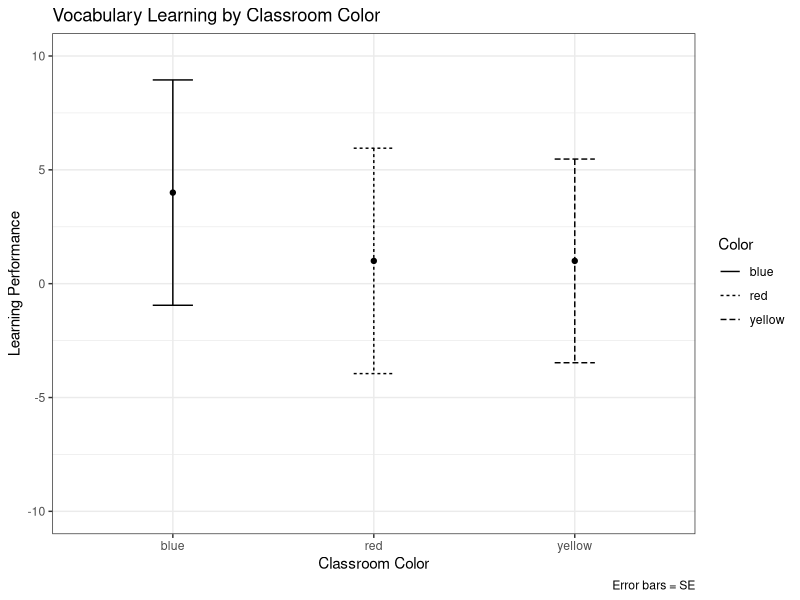
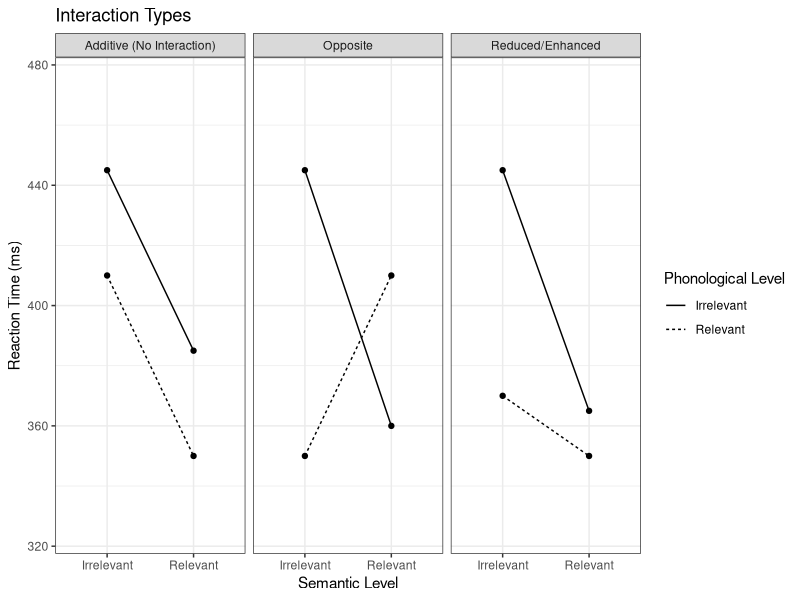
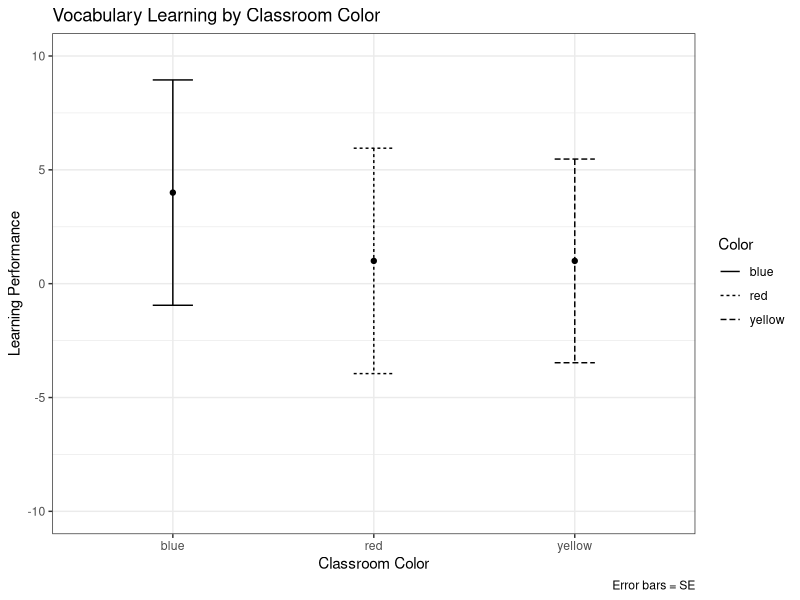
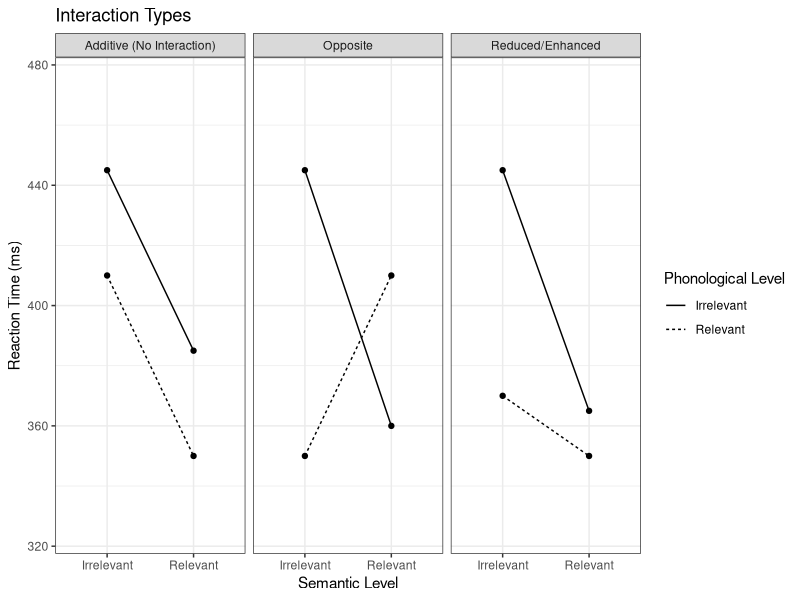
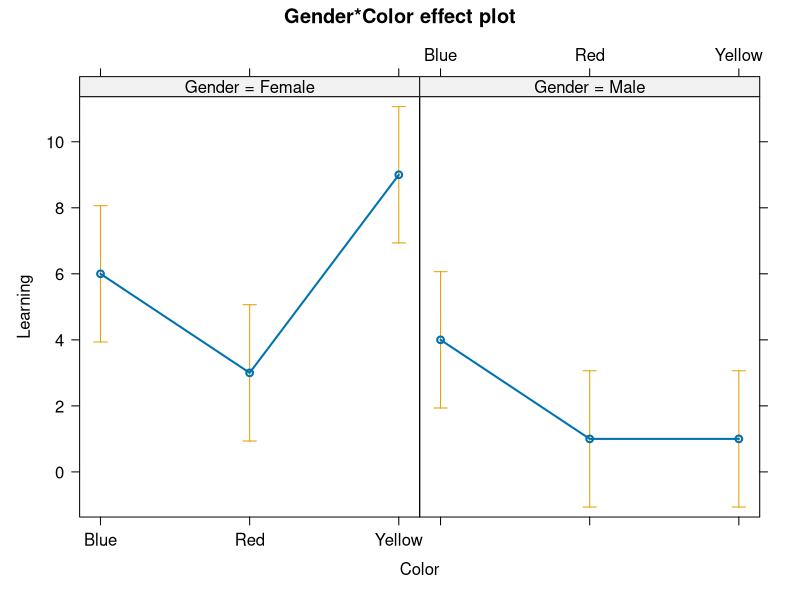

Generate these figures, in order, with R:
# Figure 1
exp1 = read.delim("ColoredRooms.txt", header = T)

exp.avg = aggregate(Learning ~ Color, FUN = mean, data = exp1)
exp.blue = subset(exp1, Color == "blue")
blue.se = sqrt(sum(((exp.blue$Learning - mean(exp.blue$Learning)) ^ 2)) / 
                 (sd(exp.blue$Learning) / nrow(exp.blue)))
exp.red = subset(exp1, Color == "red")
red.se = sqrt(sum(((exp.red$Learning - mean(exp.red$Learning)) ^ 2)) / 
                (sd(exp.red$Learning) / nrow(exp.red)))
exp.yellow = subset(exp1, Color == "yellow")
yellow.se = sqrt(sum(((exp.yellow$Learning - mean(exp.yellow$Learning)) ^ 2)) / 
                   (sd(exp.yellow$Learning) / nrow(exp.yellow)))

exp.avg$SE = c(blue.se, red.se, yellow.se)

library(ggplot2)

ggplot(data = exp.avg, mapping = aes(x = Color, y = Learning, group = Color, linetype = Color)) +
  geom_point() +
  geom_errorbar(mapping = aes(ymin = Learning - SE, ymax = Learning + SE), width = 0.2)  +
  scale_y_continuous(limits = c(-10, 10)) +
  labs(title = "Vocabulary Learning by Classroom Color", x = "Classroom Color", 
       y = "Learning Performance", caption = "Error bars = SE") +
  theme_bw()

ggsave(filename = "ch9.figure1.tiff", height = 1350, width = 1800, units = "px",
       compression = c("lzw"), dpi = 300)

# Figure 2
library(ggplot2)

semphon.1 = data.frame(SemRel = c(rep("Irrelevant", 2), 
                                  rep("Relevant",2  )), 
                       PhonRel = rep(c("Irrelevant", "Relevant"),2), 
                       RT = c(445, 410, 385, 350),
                       InteractType = rep("Additive (No Interaction)", 4))

semphon.2 = data.frame(SemRel = c(rep("Irrelevant", 2), 
                                  rep("Relevant",2  )), 
                       PhonRel = rep(c("Irrelevant", "Relevant"),2), 
                       RT = c(445, 370, 365, 350),
                       InteractType = rep("Reduced/Enhanced", 4))

semphon.3 = data.frame(SemRel = c(rep("Irrelevant", 2), 
                                  rep("Relevant",2  )), 
                       PhonRel = rep(c("Irrelevant", "Relevant"),2), 
                       RT = c(445, 350, 360, 410),
                       InteractType = rep("Opposite", 4))

semphon = rbind(semphon.1, semphon.2, semphon.3)

ggplot(data = semphon, aes(x = SemRel, y = RT, 
                             group = PhonRel, linetype = PhonRel)) +
  geom_line()+
  geom_point()+
  scale_y_continuous(limits = c(325, 475)) +
  facet_grid(~ InteractType) +
  labs(title = "Interaction Types", x = "Semantic Level", 
       y = "Reaction Time (ms)", 
       linetype = "Phonological Level") + 
  theme_bw()

ggsave(filename = "ch9.figure2.tiff", height = 1350, width = 2700, units = "px",
       compression = c("lzw"), dpi = 300)

# Figure 3
exp2 = read.delim("ColoredRooms2.txt", header = T)
colorgender.aov = aov(Learning ~ Gender * Color, data = exp2) 

tiff(filename = "ch9.figure3.tiff", height = 1350, width = 1800, units = "px",
     compression = c("lzw"), res = 300)

library(effects)			
colorgender.ef = allEffects(colorgender.aov)	
plot(colorgender.ef) 

dev.off()
